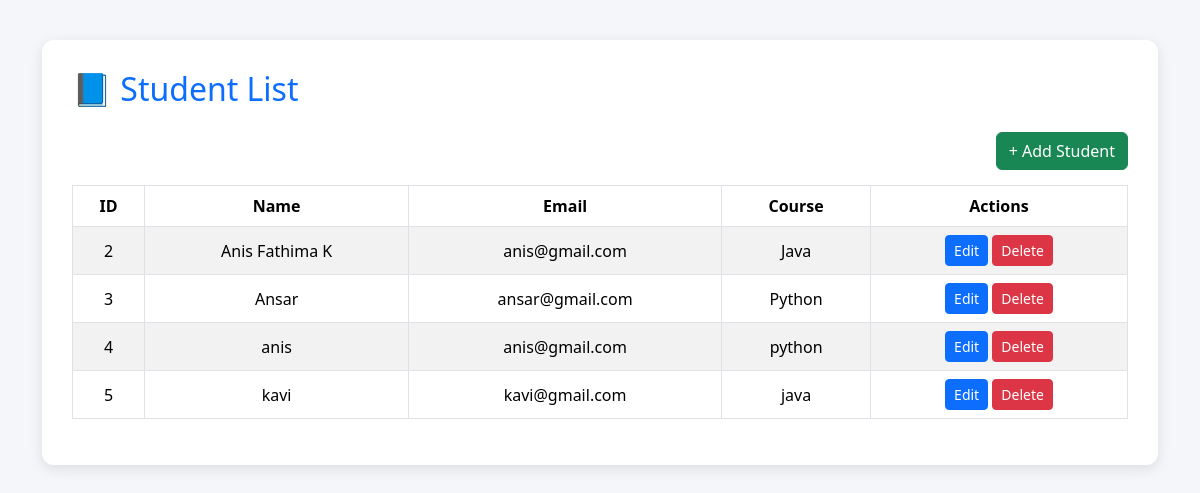
The page / on the database its author committed.
### tables this page shows
CREATE TABLE `students` (
  `Id` int(11) NOT NULL,
  `Name` varchar(255) NOT NULL,
  `Email` varchar(255) NOT NULL,
  `Course` varchar(11) NOT NULL
);

### index.php (the view, shortened to what this page needs)
<?php include ('db.php'); ?>
<!DOCTYPE html>
<html lang="en">
<head>
    <link href="https://cdn.jsdelivr.net/npm/bootstrap@5.3.7/dist/css/bootstrap.min.css" rel="stylesheet">
</head>
<body>
<div class="container">
    <div class="container-box">
        <h2 class="mb-4 text-primary">📘 Student List</h2>
        <a href="add.php" class="btn btn-success btn-add">+ Add Student</a>
        <table class="table table-bordered table-striped text-center">
            <thead>
                <tr>
                    <th>ID</th>
                    <th>Name</th>
                    <th>Email</th>
                    <th>Course</th>
                    <th>Actions</th>
                </tr>
            </thead>
            <tbody>
            <?php
                $result = mysqli_query($conn, "SELECT * FROM students");
                while ($row = mysqli_fetch_assoc($result)) {
                    echo "<tr>
                            <td>{$row['Id']}</td>
                            <td>{$row['Name']}</td>
                            <td>{$row['Email']}</td>
                            <td>{$row['Course']}</td>
                            <td>
                                <a href='edit.php?Id={$row['Id']}' class='btn btn-sm btn-primary'>Edit</a>
                                <a href='delete.php?Id={$row['Id']}' class='btn btn-sm btn-danger'>Delete</a>
                            </td>
                         </tr>";
                }
            ?>
            </tbody>
        </table>
    </div>
</div>
</body>
</html>

### index.php (style rules this page uses)
body { background: #f4f6f9; }
.container-box { background: #fff; padding: 30px; border-radius: 12px; box-shadow: 0 4px 14px rgba(0,0,0,0.1); margin-top: 40px; }
table th { background:#0d6efd; color: #fff; }
a.btn-add { float:right; margin-bottom: 15px; }
.table td, .table th { vertical-align: middle; }

### rows shown on the page
students: Id "2", Name "Anis Fathima K", Email "anis@gmail.com", Course "Java"
students: Id "3", Name "Ansar", Email "ansar@gmail.com", Course "Python"
students: Id "4", Name "anis", Email "anis@gmail.com", Course "python"
students: Id "5", Name "kavi", Email "kavi@gmail.com", Course "java"
